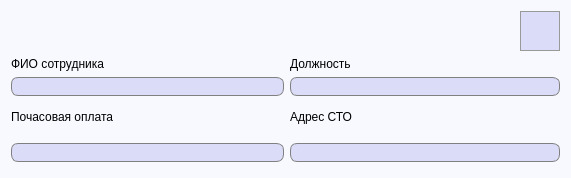
<?xml version="1.0" encoding="UTF-8"?>
<ui version="4.0">
 <class>ViewEmployee</class>
 <widget class="QDialog" name="ViewEmployee">
  <property name="geometry">
   <rect>
    <x>0</x>
    <y>0</y>
    <width>571</width>
    <height>178</height>
   </rect>
  </property>
  <property name="windowTitle">
   <string>Информация о сотруднике</string>
  </property>
  <property name="styleSheet">
   <string notr="true">QDialog {
	background-color: #f7f9ff;
}

QMessageBox {
	background-color: white;
}</string>
  </property>
  <layout class="QGridLayout" name="gridLayout_2">
   <item row="0" column="0">
    <spacer name="horizontalSpacer">
     <property name="orientation">
      <enum>Qt::Horizontal</enum>
     </property>
     <property name="sizeHint" stdset="0">
      <size>
       <width>40</width>
       <height>20</height>
      </size>
     </property>
    </spacer>
   </item>
   <item row="0" column="1">
    <widget class="QPushButton" name="updateEmployeeInfoButton">
     <property name="minimumSize">
      <size>
       <width>40</width>
       <height>40</height>
      </size>
     </property>
     <property name="toolTip">
      <string>Редактировать информацию</string>
     </property>
     <property name="styleSheet">
      <string notr="true">QPushButton {
	background-color: #dbdcf7;
	border: 1px solid #999999;
}

QPushButton:hover {
	background-color: #d5d6f0;
	border: 1px solid #acacac;
}

QPushButton:pressed {
	background-color: #cbcde6;
	border: 2px solid #999999;
}</string>
     </property>
     <property name="text">
      <string/>
     </property>
     <property name="icon">
      <iconset resource="images.qrc">
       <normaloff>:/images/edit.png</normaloff>:/images/edit.png</iconset>
     </property>
     <property name="iconSize">
      <size>
       <width>32</width>
       <height>32</height>
      </size>
     </property>
     <property name="autoDefault">
      <bool>false</bool>
     </property>
    </widget>
   </item>
   <item row="1" column="0" colspan="2">
    <layout class="QGridLayout" name="gridLayout">
     <item row="0" column="4" colspan="2">
      <widget class="QLabel" name="label_2">
       <property name="font">
        <font>
         <pointsize>9</pointsize>
        </font>
       </property>
       <property name="text">
        <string>Должность</string>
       </property>
      </widget>
     </item>
     <item row="1" column="1" colspan="3">
      <widget class="QLineEdit" name="workerFMLname">
       <property name="minimumSize">
        <size>
         <width>270</width>
         <height>0</height>
        </size>
       </property>
       <property name="font">
        <font>
         <pointsize>10</pointsize>
        </font>
       </property>
       <property name="styleSheet">
        <string notr="true">QLineEdit {
	border: 1px solid gray;
    border-radius: 7px;
    background-color: #dbdcf7;
	padding-left: 3px;
}</string>
       </property>
       <property name="frame">
        <bool>true</bool>
       </property>
       <property name="readOnly">
        <bool>true</bool>
       </property>
      </widget>
     </item>
     <item row="1" column="4" colspan="2">
      <widget class="QLineEdit" name="workerPosition">
       <property name="minimumSize">
        <size>
         <width>270</width>
         <height>0</height>
        </size>
       </property>
       <property name="font">
        <font>
         <pointsize>10</pointsize>
        </font>
       </property>
       <property name="styleSheet">
        <string notr="true">QLineEdit {
	border: 1px solid gray;
    border-radius: 7px;
    background-color: #dbdcf7;
	padding-left: 3px;
}</string>
       </property>
       <property name="frame">
        <bool>true</bool>
       </property>
       <property name="readOnly">
        <bool>true</bool>
       </property>
      </widget>
     </item>
     <item row="0" column="1" colspan="3">
      <widget class="QLabel" name="label">
       <property name="font">
        <font>
         <pointsize>9</pointsize>
        </font>
       </property>
       <property name="text">
        <string>ФИО сотрудника</string>
       </property>
      </widget>
     </item>
     <item row="2" column="1" rowspan="2" colspan="3">
      <widget class="QLabel" name="label_3">
       <property name="font">
        <font>
         <pointsize>9</pointsize>
        </font>
       </property>
       <property name="text">
        <string>Почасовая оплата</string>
       </property>
      </widget>
     </item>
     <item row="4" column="1" rowspan="2" colspan="3">
      <widget class="QLineEdit" name="hourlyPayment">
       <property name="font">
        <font>
         <pointsize>10</pointsize>
        </font>
       </property>
       <property name="styleSheet">
        <string notr="true">QLineEdit {
	border: 1px solid gray;
    border-radius: 7px;
    background-color: #dbdcf7;
	padding-left: 3px;
}</string>
       </property>
       <property name="frame">
        <bool>true</bool>
       </property>
       <property name="readOnly">
        <bool>true</bool>
       </property>
      </widget>
     </item>
     <item row="4" column="4" rowspan="2" colspan="2">
      <widget class="QLineEdit" name="serviceNumber">
       <property name="font">
        <font>
         <pointsize>10</pointsize>
        </font>
       </property>
       <property name="styleSheet">
        <string notr="true">QLineEdit {
	border: 1px solid gray;
    border-radius: 7px;
    background-color: #dbdcf7;
	padding-left: 3px;
}</string>
       </property>
       <property name="frame">
        <bool>true</bool>
       </property>
       <property name="readOnly">
        <bool>true</bool>
       </property>
      </widget>
     </item>
     <item row="2" column="4" rowspan="2" colspan="2">
      <widget class="QLabel" name="label_4">
       <property name="font">
        <font>
         <pointsize>9</pointsize>
        </font>
       </property>
       <property name="text">
        <string>Адрес СТО</string>
       </property>
      </widget>
     </item>
    </layout>
   </item>
  </layout>
 </widget>
 <tabstops>
  <tabstop>updateEmployeeInfoButton</tabstop>
  <tabstop>workerFMLname</tabstop>
  <tabstop>workerPosition</tabstop>
  <tabstop>hourlyPayment</tabstop>
  <tabstop>serviceNumber</tabstop>
 </tabstops>
 <resources>
  <include location="images.qrc"/>
 </resources>
 <connections/>
</ui>
